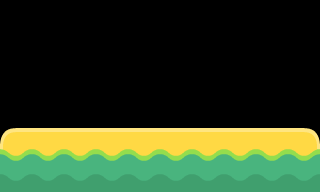

Rendered tile map (Tiled .tmx) drawn with the repository's tilesets; below, a short description and the full map source, tile grids included:
An orthogonal 5x3 tile map with 64x64 px tiles, 1 tile layer (Tile Layer 1).

<map version="1.10" tiledversion="1.10.2" orientation="orthogonal" renderorder="right-down" width="5" height="3" tilewidth="64" tileheight="64" infinite="0" nextlayerid="2" nextobjectid="1">
 <tileset firstgid="1" source="Kenney abstract platformer.tsx" />
 <layer id="1" name="Tile Layer 1" width="5" height="3">
  <data encoding="csv">
0,0,0,0,0,
0,0,0,0,0,
68,69,69,69,70
</data>
 </layer>
</map>
